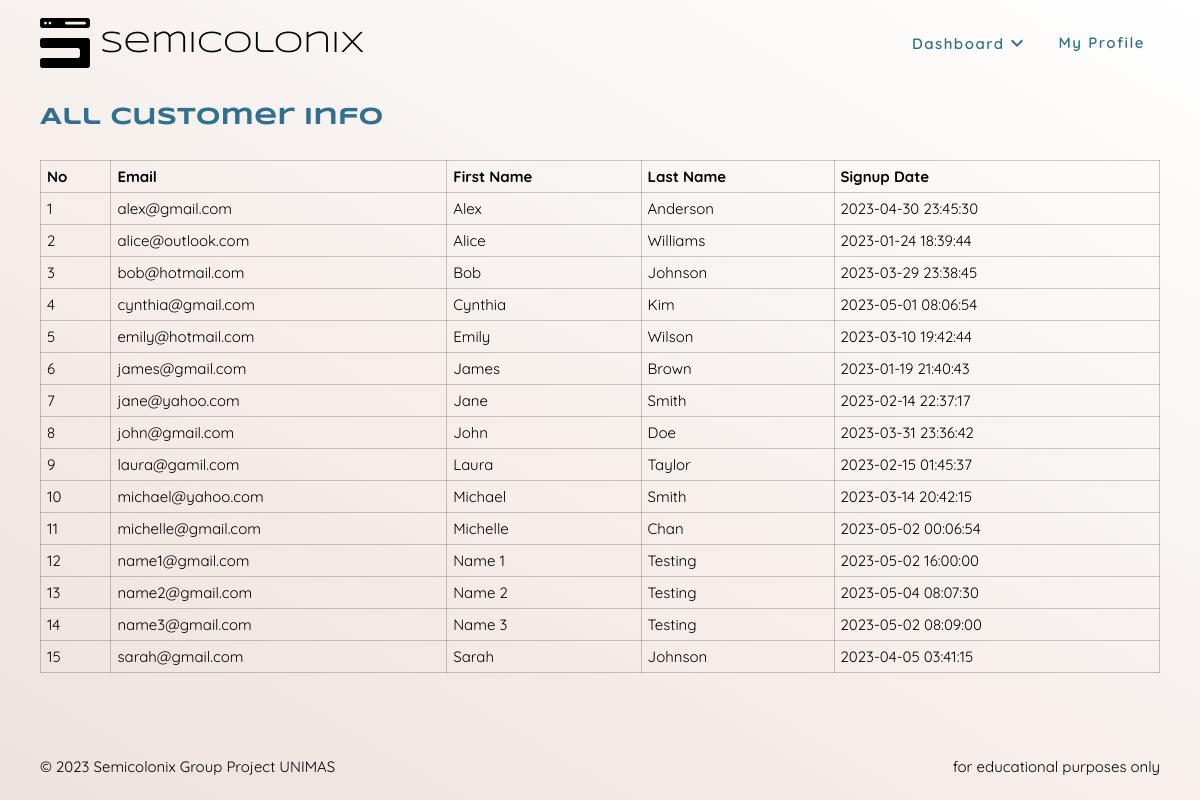
The page /admin/customer_info.php (signed in) on the database its author committed.
### tables this page shows
CREATE TABLE `user` (
  `u_email` varchar(256) NOT NULL,
  `u_firstName` varchar(256) NOT NULL,
  `u_lastName` varchar(256) NOT NULL,
  `u_password` varchar(256) NOT NULL,
  `signupDate` timestamp NOT NULL DEFAULT current_timestamp()
);

### handlers/admin_get_all_customer.php (called while the page is built, shortened)
<?php
function getAllCustomer()
{
    require_once($_SERVER['DOCUMENT_ROOT'] . "/config/conn.php");
    $response = array();
    try {
        $query = "SELECT u_email,u_firstname,u_lastname,signupDate FROM user";
        $result = mysqli_query($conn, $query);
        while ($row = mysqli_fetch_assoc($result)) {
            $response[] = $row;
        }
    } catch (Exception $e) {
        $response['error'] = $e->getMessage();
    }
    return $response;
}

### admin/customer_info.php (the view, shortened to what this page needs)
<?php
require_once($_SERVER['DOCUMENT_ROOT'] . "/handlers/admin_get_all_customer.php");
$allCustomer = getAllCustomer();
?>
<!DOCTYPE html>
<html lang="en">
<head>
    <link rel="stylesheet" href="/css/main.css">
    <link rel="stylesheet" href="/css/admin-customer-info.css">
</head>
<body>
    <?php require_once($_SERVER['DOCUMENT_ROOT'] . "/includes/nav.php"); ?>
    <div class="main-container">
        <table>
            <caption class="c1 font-primary text-h1 font-w-700">All Customer Info</caption>
            <tr>
                <th>No</th>
                <th>Email</th>
                <th>First Name</th>
                <th>Last Name</th>
                <th>Signup Date</th>
            </tr>
            <?php
            $count = 0;
            foreach ($allCustomer as $temp) {
                echo "<tr>";
                echo "<td>" . ++$count . "</td>";
                echo "<td>" . $temp['u_email'] . "</td>";
                echo "<td>" . $temp['u_firstname'] . "</td>";
                echo "<td>" . $temp['u_lastname'] . "</td>";
                echo "<td>" . $temp['signupDate'] . "</td>";
                echo "</tr>";
            }
            ?>
        </table>
    </div>
    <?php require_once($_SERVER['DOCUMENT_ROOT'] . "/includes/footer.php"); ?>
</body>
</html>

### css/main.css (style rules this page uses)
:root { --color-black: #000000; --color-white: #ffffff; --color-green: #008000; --color-red: #ff0000; --color-orange: #ff6f00; --color-c1: #31708e; --color-c2: #88bdbc; --color-c3: #eee2dc; --color-c4: #b1a296; --rgb-black: 0, 0, 0; --rgb-white: 255, 255, 255; --rgb-red: 255, 0, 0; --rgb-orange: 255, 111, 0; --rgb-c1: 49, 112, 142; --rgb-c2: 136, 189, 188; --rgb-c3: 238, 226, 220; --rgb-c4: 177, 162, 150; --font-primary: "Syncopate", sans-serif; --font-second: "Quicksand", sans-serif; --font-size-title: 30px; --font-size-h1: 24px; --font-size-normal: 15px; --font-size-small: 12px; font-family: var(--font-primary); }
html, body { height: 100%; width: 100%; background-image: linear-gradient(210deg, var(--color-white), var(--color-c3)); background-repeat: no-repeat; background-attachment: fixed; scroll-behavior: smooth; }
body { display: flex; flex-direction: column; }
a, p, body, html, div, iframe, img { margin: 0; border: 0; font-size: var(--font-size-normal); text-decoration: none; }
a, div, p { display: block; font-family: var(--font-second); }
.font-primary { font-family: var(--font-primary); }
.font-w-700 { font-weight: 700; }
.c1 { --color-current: var(--color-c1); color: var(--color-current); }
.text-h1 { font-size: var(--font-size-h1); }
.main-container { display: flex; flex-direction: column; flex-grow: 1; padding: 105px 40px 0 40px; width: 100%; max-width: 100%; box-sizing: border-box; }

### css/admin-customer-info.css (style rules this page uses)
table { width: 100%; text-align: left; border-collapse: collapse; font-family: var(--font-second); font-size: var(--font-size-normal); }
th, td { padding: 6px; border: 1px solid rgba(var(--rgb-black), 0.2); }
table > caption { text-align: left; margin-bottom: 30px; }

### rows shown on the page
user: u_email "alex@gmail.com", u_firstName "Alex", u_lastName "Anderson", signupDate "2023-04-30 23:45:30"
user: u_email "alice@outlook.com", u_firstName "Alice", u_lastName "Williams", signupDate "2023-01-24 18:39:44"
user: u_email "bob@hotmail.com", u_firstName "Bob", u_lastName "Johnson", signupDate "2023-03-29 23:38:45"
user: u_email "cynthia@gmail.com", u_firstName "Cynthia", u_lastName "Kim", signupDate "2023-05-01 08:06:54"
user: u_email "emily@hotmail.com", u_firstName "Emily", u_lastName "Wilson", signupDate "2023-03-10 19:42:44"
user: u_email "james@gmail.com", u_firstName "James", u_lastName "Brown", signupDate "2023-01-19 21:40:43"
user: u_email "jane@yahoo.com", u_firstName "Jane", u_lastName "Smith", signupDate "2023-02-14 22:37:17"
user: u_email "john@gmail.com", u_firstName "John", u_lastName "Doe", signupDate "2023-03-31 23:36:42"
user: u_email "laura@gamil.com", u_firstName "Laura", u_lastName "Taylor", signupDate "2023-02-15 01:45:37"
user: u_email "michael@yahoo.com", u_firstName "Michael", u_lastName "Smith", signupDate "2023-03-14 20:42:15"
user: u_email "michelle@gmail.com", u_firstName "Michelle", u_lastName "Chan", signupDate "2023-05-02 00:06:54"
user: u_email "name1@gmail.com", u_firstName "Name 1", u_lastName "Testing", signupDate "2023-05-02 16:00:00"
user: u_email "name2@gmail.com", u_firstName "Name 2", u_lastName "Testing", signupDate "2023-05-04 08:07:30"
user: u_email "name3@gmail.com", u_firstName "Name 3", u_lastName "Testing", signupDate "2023-05-02 08:09:00"
user: u_email "sarah@gmail.com", u_firstName "Sarah", u_lastName "Johnson", signupDate "2023-04-05 03:41:15"
